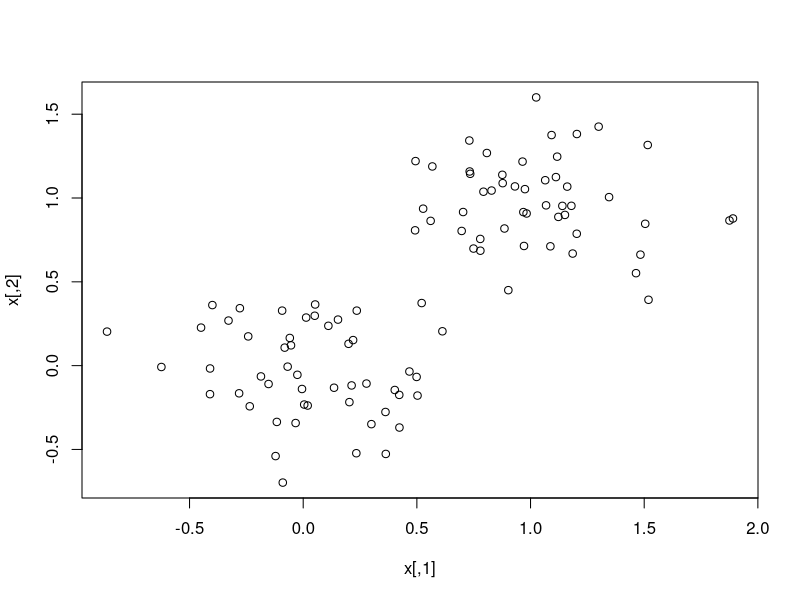
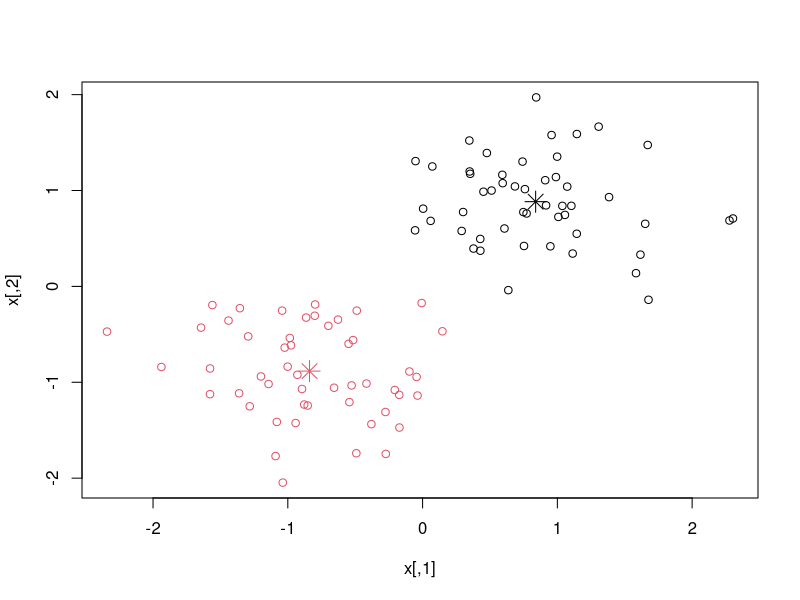
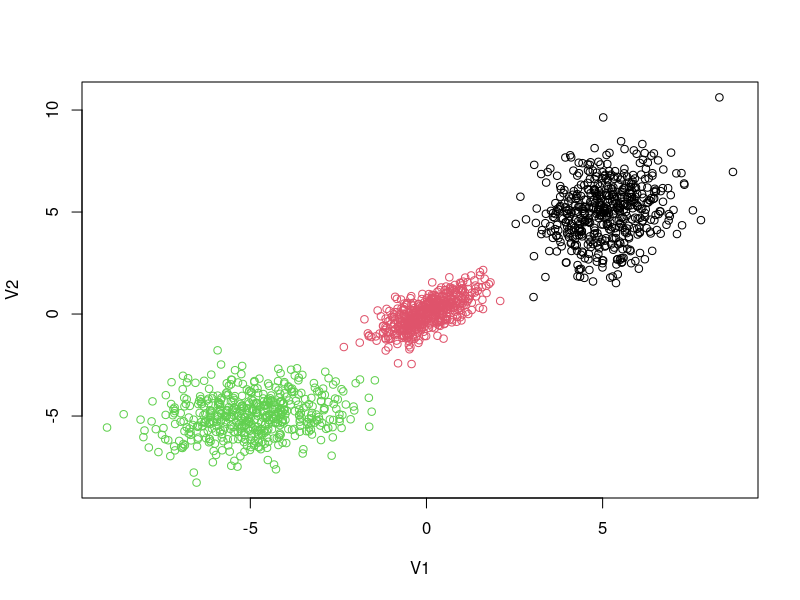
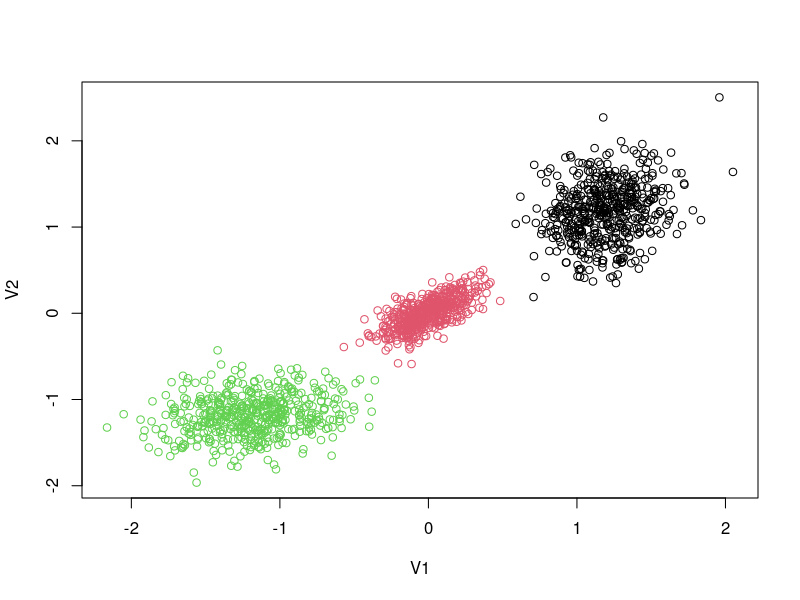

These figures' R source, in order:
tab = read.table("./Test_Clusters_Distincts.txt")
View(tab)
# a 2-dimensional example
A = matrix(rnorm(100,sd=0.3), ncol=2)
# rnorm génère une matrice de
B = matrix(rnorm(100,mean=1,sd=0.3), ncol=2) # réalisations d’une loi normale
x = rbind(A,B) # rbind concatène des matrices

plot(x)
x=scale(x) #centre et réduit
cl= kmeans(x,center=2,nstart=5)
#clustering à 2 classes
print(cl) # affiche les résultats
plot(x, col = cl$cluster) # affiche les points avec une couleur différente par classe
# indexée par le numéro de la classe
points(cl$centers, col = 1:2, pch = 8, cex = 2) # ajoute les centres des classes


cluster = read.table("./Test_Clusters_Distincts.txt")
View(cluster)
cluster = as.matrix(cluster)
clusters = scale(cluster)
km = kmeans(cluster, 3, nstart = 5)
plot(cluster, col = km$cluster)
plot(clusters, col = km$cluster)
